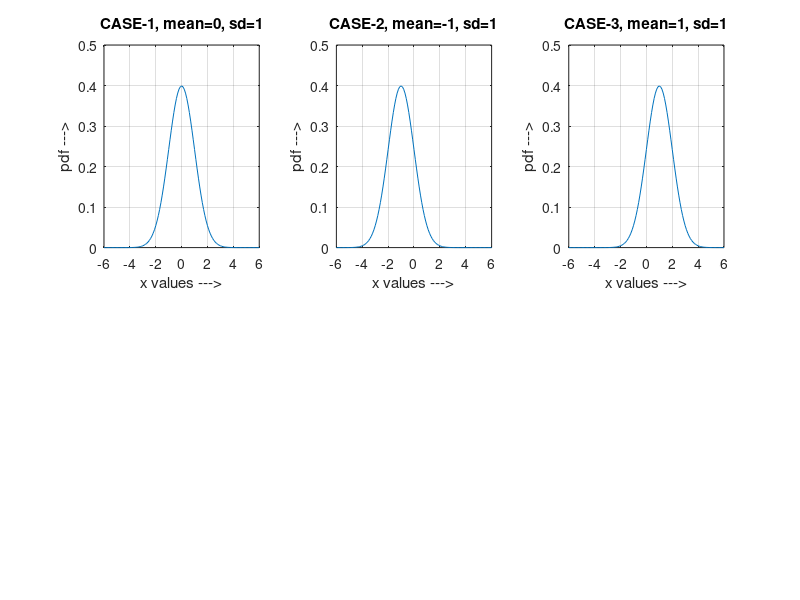

This chart was generated by the following MATLAB code:
%Case 1:
m = 0;
sd = 1;
x = -6:0.1:6;
y = normpdf(x, m, sd);
figure(1)
subplot(2, 3, 1);
plot(x, y);
axis([-6 6 0 0.5]);
title('CASE-1, mean=0, sd=1');
xlabel('x values --->');
ylabel('pdf --->'); 
grid on;

%Case 2:
m = -1;
sd = 1;
x = -6:0.1:6;
y = normpdf(x, m, sd);
figure(1)
subplot(2, 3, 2);
plot(x, y);
axis([-6 6 0 0.5]);
title('CASE-2, mean=-1, sd=1');
xlabel('x values --->');
ylabel('pdf --->'); 
grid on;


%Case 3:
m = 1;
sd = 1;
x = -6:0.1:6;
y = normpdf(x, m, sd);
figure(1)
subplot(2, 3, 3);
plot(x, y);
axis([-6 6 0 0.5]);
title('CASE-3, mean=1, sd=1');
xlabel('x values --->');
ylabel('pdf --->'); 
grid on;
